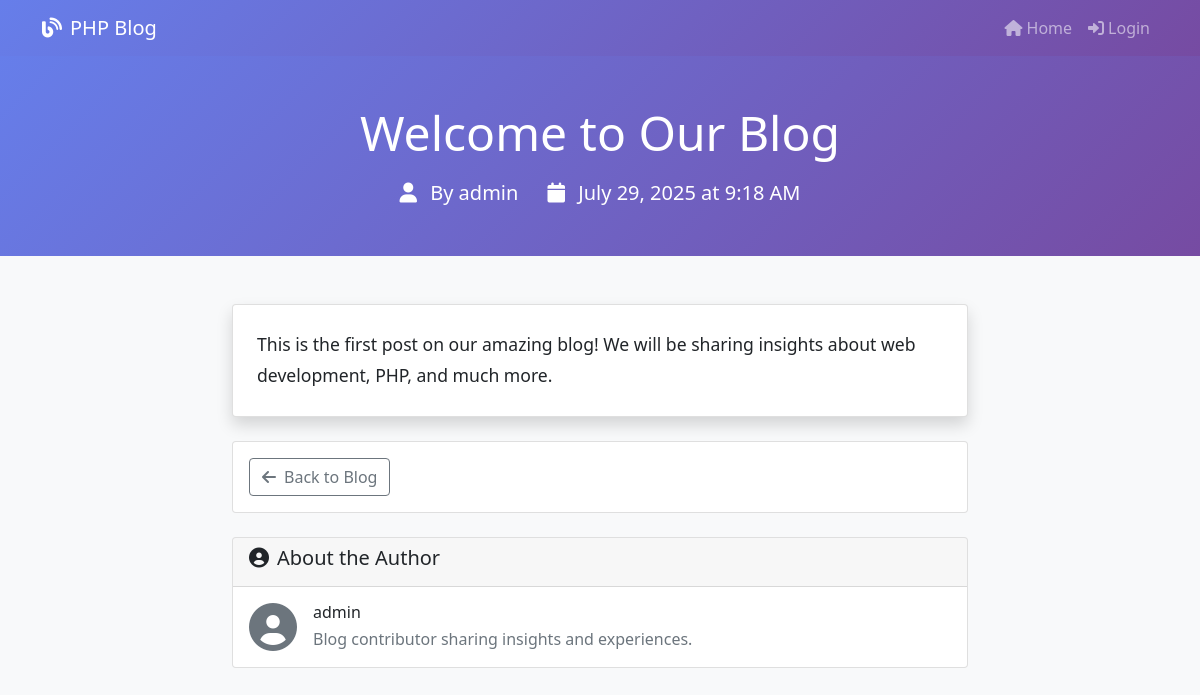
The page /posts/view.php?id=1 on the database its author committed.
### tables this page shows
CREATE TABLE posts (
    id INT AUTO_INCREMENT PRIMARY KEY,
    title VARCHAR(200) NOT NULL,
    content TEXT NOT NULL,
    author_id INT NOT NULL,
    created_at TIMESTAMP DEFAULT CURRENT_TIMESTAMP,
    updated_at TIMESTAMP DEFAULT CURRENT_TIMESTAMP ON UPDATE CURRENT_TIMESTAMP,
    FOREIGN KEY (author_id) REFERENCES users(id) ON DELETE CASCADE
);

CREATE TABLE users (
    id INT AUTO_INCREMENT PRIMARY KEY,
    username VARCHAR(50) NOT NULL UNIQUE,
    email VARCHAR(100) NOT NULL UNIQUE,
    password VARCHAR(255) NOT NULL,
    created_at TIMESTAMP DEFAULT CURRENT_TIMESTAMP,
    updated_at TIMESTAMP DEFAULT CURRENT_TIMESTAMP ON UPDATE CURRENT_TIMESTAMP
);

### includes/session.php (called while the page is built, shortened)
<?php
function isLoggedIn() {
    return isset($_SESSION['user_id']) && !empty($_SESSION['user_id']);
}
?>

### includes/posts.php (called while the page is built, shortened)
<?php
function getPostById($postId) {
    try {
        $pdo = getDBConnection();
        $sql = "SELECT p.*, u.username as author_name
                FROM posts p
                JOIN users u ON p.author_id = u.id
                WHERE p.id = ?";
        $stmt = $pdo->prepare($sql);
        $stmt->execute([$postId]);
        return $stmt->fetch();
    } catch (PDOException $e) {
        error_log("Get post error: " . $e->getMessage());
        return null;
    }
}
?>

### posts/view.php (the view, shortened to what this page needs)
<?php
require_once __DIR__ . '/../includes/session.php';
require_once __DIR__ . '/../includes/posts.php';
$postId = $_GET['id'] ?? null;
$post = getPostById($postId);
?>
<!DOCTYPE html>
<html lang="en">
<head>
    <link href="https://cdn.jsdelivr.net/npm/bootstrap@5.1.3/dist/css/bootstrap.min.css" rel="stylesheet">
    <link href="https://cdnjs.cloudflare.com/ajax/libs/font-awesome/6.0.0/css/all.min.css" rel="stylesheet">
</head>
<body>
    <nav class="navbar navbar-expand-lg navbar-dark">
        <div class="container">
            <a class="navbar-brand" href="../index.php">
                <i class="fas fa-blog me-2"></i>PHP Blog
            </a>
            <div class="navbar-nav ms-auto">
                <a class="nav-link" href="../index.php">
                    <i class="fas fa-home me-1"></i>Home
                </a>
                <?php if (isLoggedIn()): ?>
                    <a class="nav-link" href="create.php">
                        <i class="fas fa-plus me-1"></i>New Post
                    </a>
                    <a class="nav-link" href="my-posts.php">
                        <i class="fas fa-user-edit me-1"></i>My Posts
                    </a>
                    <a class="nav-link" href="../auth/logout.php">
                        <i class="fas fa-sign-out-alt me-1"></i>Logout
                    </a>
                <?php else: ?>
                    <a class="nav-link" href="../auth/login.php">
                        <i class="fas fa-sign-in-alt me-1"></i>Login
                    </a>
                <?php endif; ?>
            </div>
        </div>
    </nav>
    <section class="post-header">
        <div class="container">
            <div class="row justify-content-center">
                <div class="col-lg-8 text-center">
                    <h1 class="display-5 mb-3"><?php echo htmlspecialchars($post['title']); ?></h1>
                    <div class="lead">
                        <i class="fas fa-user me-2"></i>
                        By <strong><?php echo htmlspecialchars($post['author_name']); ?></strong>
                        <i class="fas fa-calendar ms-4 me-2"></i>
                        <?php echo date('F j, Y \a\t g:i A', strtotime($post['created_at'])); ?>
                    </div>
                </div>
            </div>
        </div>
    </section>
    <div class="container my-5">
        <div class="row justify-content-center">
            <div class="col-lg-8">
                <div class="card shadow">
                    <div class="card-body p-4">
                        <div class="post-content">
                            <?php echo nl2br(htmlspecialchars($post['content'])); ?>
                        </div>
                    </div>
                </div>
                <div class="card mt-4">
                    <div class="card-body">
                        <div class="d-flex justify-content-between align-items-center">
                            <div>
                                <a href="../index.php" class="btn btn-outline-secondary">
                                    <i class="fas fa-arrow-left me-2"></i>Back to Blog
                                </a>
                            </div>
                        </div>
                    </div>
                </div>
                <div class="card mt-4">
                    <div class="card-header">
                        <h5><i class="fas fa-user-circle me-2"></i>About the Author</h5>
                    </div>
                    <div class="card-body">
                        <div class="d-flex align-items-center">
                            <div class="me-3">
                                <i class="fas fa-user-circle fa-3x text-muted"></i>
                            </div>
                            <div>
                                <h6 class="mb-1"><?php echo htmlspecialchars($post['author_name']); ?></h6>
                                <p class="text-muted mb-0">Blog contributor sharing insights and experiences.</p>
                            </div>
                        </div>
                    </div>
                </div>
            </div>
        </div>
    </div>
</body>
</html>

### posts/view.php (style rules this page uses)
body { background-color: #f8f9fa; }
.navbar { background: linear-gradient(135deg, #667eea 0%, #764ba2 100%); }
.post-header { background: linear-gradient(135deg, #667eea 0%, #764ba2 100%); color: white; padding: 3rem 0; }
.post-content { line-height: 1.8; font-size: 1.1rem; }

### rows shown on the page
posts: title "Welcome to Our Blog", author.username "admin", created_at "July 29, 2025 at 9:18 AM", content "This is the first post on our amazing blog! We will be sharing insights about web development, PHP, and much more."
